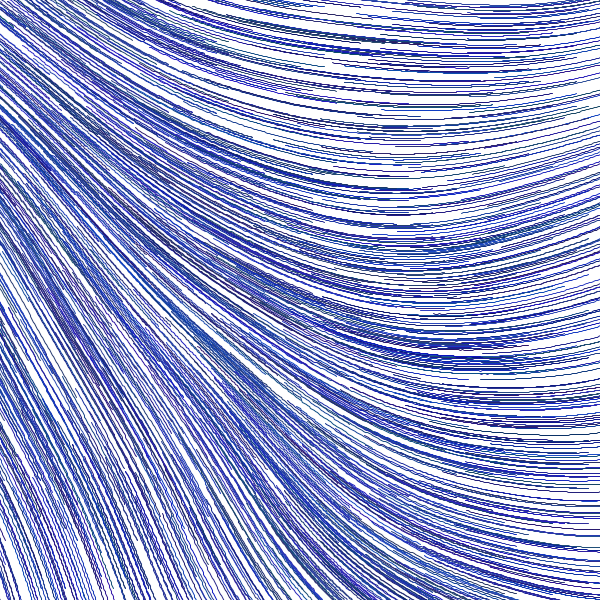
Frame 1 (no input)
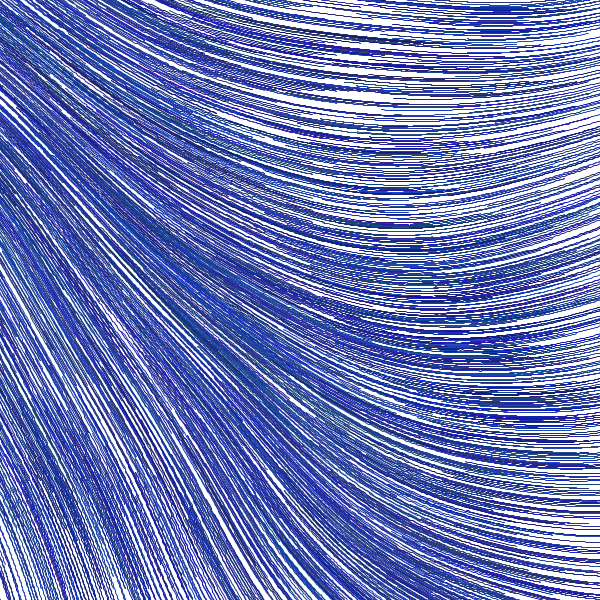
Frame 2 (the mouse pressed at the canvas centre, redrawn once)

The Processing sketch that drew these frames (run headless with seeded random() and noise(); the mouse was pressed at the canvas centre and the sketch redrawn once):

// Processing sketch: flow_field
// ── flow_field.pde
final ArrayList<ArrayList<GridAngle>> grid = new ArrayList<ArrayList<GridAngle>>();

final int xOff = 100;
final int yOff = 100;
final int spacing = 12;
final float rez = 0.0005;
final int numLines = 2000;
final int lineLength = 100;
final float segmentLength = 2;

class GridAngle {
  int x, y, r;
  float angle;
  PVector v;
  
  GridAngle(int _x, int _y, int _r, float _angle) {
    x = _x;
    y = _y;
    r = _r;
    angle = _angle;
    
    v = new PVector(x + r * cos(angle), y + r * sin(angle));
  }
  
  
  
  void display() {
   strokeWeight(2);
   //stroke(random(0, 255), random(0, 255), random(0, 255));
   line(x, y, v.x, v.y);
  }
}

void drawFlowLine() {
  GridAngle fa = grid.get((int)random(grid.size())).get((int)random(grid.size()));
  stroke(random(10, 50), random(20, 80), random(100, 200));
  beginShape();
  //PVector vec = new PVector(fa.x + 1 *cos(fa.angle), 
  //  fa.y + 1 * sin(fa.angle));

  PVector vec = fa.v;

  curveVertex(vec.x, vec.y);

  float minDist = Float.MAX_VALUE;
  float dist = 0.0;
  int nearestX = 0;
  int nearestY = 0;
  GridAngle tempFA;
  
  for (int n = 0; n<lineLength; n++) {
    for (int x = 0; x<grid.size(); x++) {
      for (int y = 0; y<grid.get(0).size(); y++) {
        tempFA = grid.get(x).get(y);
        dist = (float)dist(vec.x, vec.y, tempFA.x, tempFA.y);

        if (dist<minDist) {
          minDist = dist;
          nearestX = x;
          nearestY = y;
        }
      }
    }

    minDist = Float.MAX_VALUE;
    float angle = grid.get(nearestX).get(nearestY).angle;

    vec = new PVector(vec.x + segmentLength * cos(angle),
                      vec.y + segmentLength * sin(angle));
    curveVertex(vec.x, vec.y);

  }
  endShape();
}
 
void createGrid() {
 for (int x = -xOff; x < width + xOff; x += spacing) {
   ArrayList<GridAngle> row = new ArrayList<GridAngle>();
   
   for (int y = -yOff; y < width + yOff; y += spacing) {
     float angle = map(noise(x * rez, y * rez), 0.0, 1.0, 0.0, TAU);
     
     row.add(new GridAngle(x, y, spacing / 2, angle));
   }
   
   grid.add(row);
 }
}
 
 void setup() {
   size(600, 600);
   background(255);
   noFill();
   createGrid();
 }
 
 void draw() {
   //for (int x = 0; x < grid.size(); x++) {
   //  for (int y = 0; y < grid.get(0).size(); y++) {
   //    grid.get(x).get(y).display();
   //  }
   //}
   
   for (int n = 0; n < numLines; n++) {
     drawFlowLine();
   }
   
   save("grid.png");
   noLoop();
}
